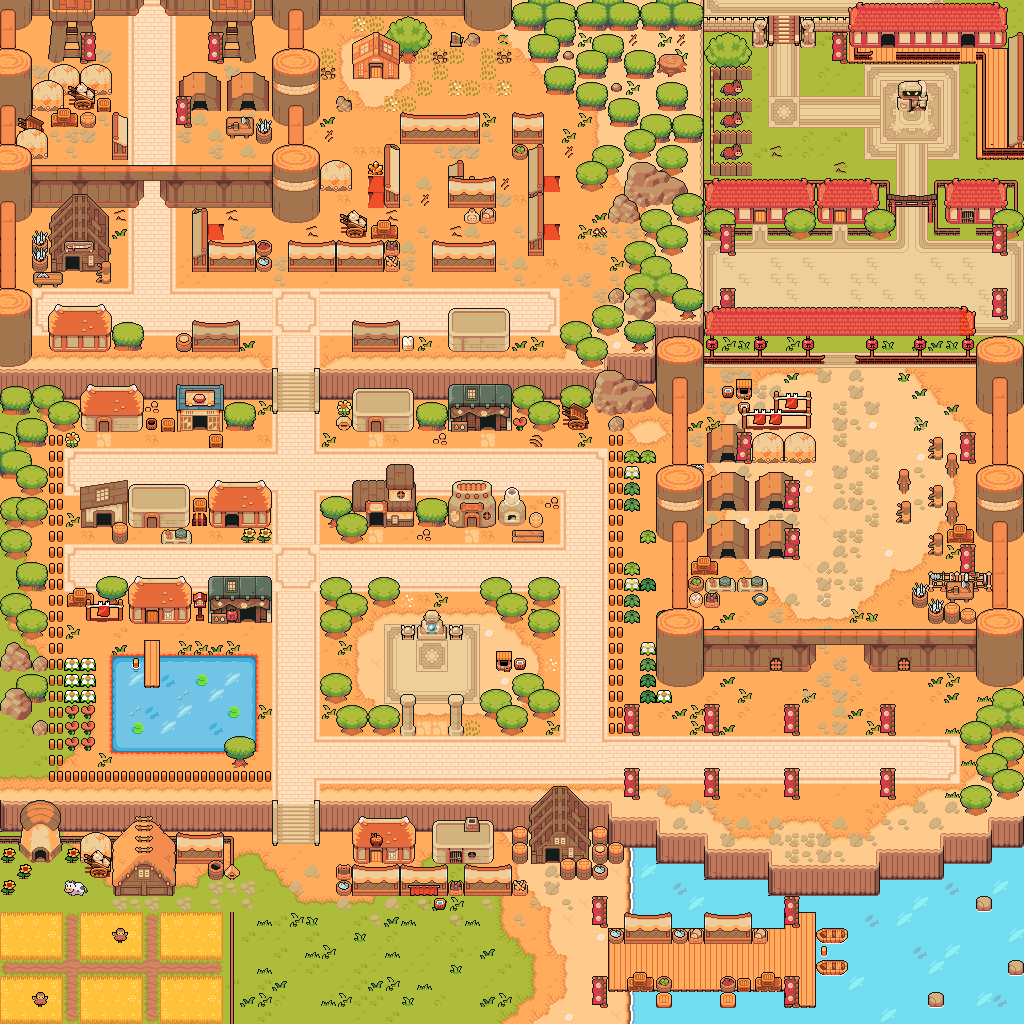

A 2D game scene composited from a Tiled map and its tileset images. What follows is a short description and the map's XML, with each tile layer's data collapsed to a summary:
An orthogonal 64x64 tile map with 16x16 px tiles, 9 tile layers (Base, Floor, Wall1, Decor, ...), 15 tilesets and 640 objects (34x REDNINJA, 18x GRASS, 9x REDFIGHTER, 7x REDSAMURAI, 4x REDNINJA2, ...).

<map version="1.10" tiledversion="1.10.2" orientation="orthogonal" renderorder="right-down" width="64" height="64" tilewidth="16" tileheight="16" infinite="0" nextlayerid="21" nextobjectid="686">
 <tileset firstgid="1" name="House" tilewidth="16" tileheight="16" tilecount="759" columns="33">
  <image source="../Backgrounds/Tilesets/TilesetHouse.png" width="528" height="368" />
 </tileset>
 <tileset firstgid="760" name="Nature" tilewidth="16" tileheight="16" tilecount="504" columns="24">
  <image source="../Backgrounds/Tilesets/TilesetNature.png" width="384" height="336" />
 </tileset>
 <tileset firstgid="1264" name="Relief" tilewidth="16" tileheight="16" tilecount="240" columns="20">
  <image source="../Backgrounds/Tilesets/TilesetRelief.png" width="320" height="192" />
 </tileset>
 <tileset firstgid="1504" name="InteriorFloor" tilewidth="16" tileheight="16" tilecount="374" columns="22">
  <image source="../Backgrounds/Tilesets/Interior/TilesetInteriorFloor.png" width="352" height="272" />
 </tileset>
 <tileset firstgid="1878" name="Floor" tilewidth="16" tileheight="16" tilecount="572" columns="22">
  <image source="../Backgrounds/Tilesets/TilesetFloor.png" width="352" height="417" />
 </tileset>
 <tileset firstgid="2450" source="tileset.tsx" />
 <tileset firstgid="3570" name="MillPropeller_B_64x64" tilewidth="64" tileheight="64" tilecount="4" columns="4">
  <image source="../Backgrounds/Animated/MillPropeller/MillPropeller_B_64x64.png" width="256" height="64" />
  <tile id="0">
   <animation>
    <frame tileid="0" duration="250" />
    <frame tileid="1" duration="250" />
    <frame tileid="2" duration="250" />
    <frame tileid="3" duration="250" />
   </animation>
  </tile>
 </tileset>
 <tileset firstgid="3574" name="Water" tilewidth="16" tileheight="16" tilecount="476" columns="28">
  <image source="../Backgrounds/Tilesets/TilesetWater.png" width="448" height="272" />
 </tileset>
 <tileset firstgid="4050" name="VillageAbandoned" tilewidth="16" tileheight="16" tilecount="240" columns="20">
  <image source="../Backgrounds/Tilesets/TilesetVillageAbandoned.png" width="320" height="192" />
 </tileset>
 <tileset firstgid="4290" name="FloorDetail" tilewidth="16" tileheight="16" tilecount="80" columns="16">
  <image source="../Backgrounds/Tilesets/TilesetFloorDetail.png" width="256" height="80" />
 </tileset>
 <tileset firstgid="4370" source="Horse.tsx" />
 <tileset firstgid="4372" name="Field" tilewidth="16" tileheight="16" tilecount="75" columns="5">
  <image source="../Backgrounds/Tilesets/TilesetField.png" width="80" height="240" />
 </tileset>
 <tileset firstgid="4447" source="Floor.tsx" />
 <tileset firstgid="5019" source="Cow.tsx" />
 <tileset firstgid="5021" name="Princess" tilewidth="16" tileheight="16" tilecount="28" columns="4">
  <image source="../Actor/Characters/Princess/SpriteSheet.png" width="64" height="112" />
 </tileset>
 <layer id="1" name="Base" width="64" height="64">
  <data>[4096 cells, 4093 non-empty, 120 distinct tile ids]</data>
 </layer>
 <layer id="4" name="Floor" width="64" height="64">
  <data>[4096 cells, 849 non-empty, 166 distinct tile ids]</data>
 </layer>
 <layer id="3" name="Wall1" width="64" height="64">
  <data>[4096 cells, 643 non-empty, 178 distinct tile ids]</data>
 </layer>
 <layer id="8" name="Decor" width="64" height="64">
  <data>[4096 cells, 308 non-empty, 136 distinct tile ids]</data>
 </layer>
 <layer id="10" name="Wall2" width="64" height="64">
  <data>[4096 cells, 159 non-empty, 77 distinct tile ids]</data>
 </layer>
 <layer id="5" name="House1" width="64" height="64">
  <data>[4096 cells, 615 non-empty, 258 distinct tile ids]</data>
 </layer>
 <layer id="6" name="House2" width="64" height="64">
  <data>[4096 cells, 179 non-empty, 62 distinct tile ids]</data>
 </layer>
 <layer id="9" name="House3" width="64" height="64">
  <data>[4096 cells, 146 non-empty, 88 distinct tile ids]</data>
 </layer>
 <layer id="12" name="Wall3" width="64" height="64">
  <data>[4096 cells, 65 non-empty, 44 distinct tile ids]</data>
 </layer>
 <objectgroup id="15" name="playerStartPosition">
  <object id="48" name="BEGIN_FOREST" x="153.167" y="49.1667">
   <point />
  </object>
 </objectgroup>
 <objectgroup id="19" name="npc" visible="0">
  <object id="515" type="BOY" x="135" y="650.667">
   <point />
  </object>
  <object id="516" name="CHILD" x="375" y="909.333">
   <point />
  </object>
  <object id="517" name="INSPECTOR" x="601.5" y="253">
   <point />
  </object>
  <object id="518" name="PRINCESS" x="823" y="854.5">
   <point />
  </object>
  <object id="520" name="OLDMAN3" x="776" y="944">
   <point />
  </object>
  <object id="521" name="OLDMAN" x="205" y="543.5">
   <point />
  </object>
  <object id="522" name="OLDMAN2" x="247.5" y="238.5">
   <point />
  </object>
  <object id="524" name="OLDWOMAN" x="375" y="207">
   <point />
  </object>
  <object id="525" name="WOMAN" x="553" y="190.5">
   <point />
  </object>
  <object id="526" name="VILLAGER3" x="408" y="190.5">
   <point />
  </object>
  <object id="527" name="VILLAGER" x="439.5" y="158.5">
   <point />
  </object>
  <object id="528" name="VILLAGER2" x="440.5" y="544.5">
   <point />
  </object>
  <object id="529" name="VILLAGER4" x="119.5" y="447.5">
   <point />
  </object>
  <object id="530" name="GREENCAMOUFLAGE" x="72" y="991.5">
   <point />
  </object>
  <object id="531" x="183.5" y="975">
   <point />
  </object>
  <object id="532" name="GREENMAN" x="184" y="887.5">
   <point />
  </object>
 </objectgroup>
 <objectgroup id="11" name="gameObjects">
  <object id="2" gid="2573" x="48" y="144" width="16" height="16" />
  <object id="19" name="CHEST" gid="2573" x="208" y="768" width="16" height="16" />
  <object id="20" name="CHEST" gid="2573" x="640" y="432" width="16" height="16" />
  <object id="23" name="GRASS" gid="2687" x="640" y="480" width="16" height="16" />
  <object id="24" name="GRASS" gid="2716" x="640" y="496" width="16" height="16" />
  <object id="25" name="GRASS" gid="2715" x="640" y="512" width="16" height="16" />
  <object id="26" name="GRASS" gid="2715" x="624" y="528" width="16" height="16" />
  <object id="27" name="GRASS" gid="2715" x="640" y="576" width="16" height="16" />
  <object id="28" name="GRASS" gid="2716" x="656" y="576" width="16" height="16" />
  <object id="29" name="GRASS" gid="2687" x="640" y="528" width="16" height="16" />
  <object id="30" name="GRASS" gid="2687" x="624" y="544" width="16" height="16" />
  <object id="31" name="GRASS" gid="2687" x="656" y="560" width="16" height="16" />
  <object id="32" name="GRASS" gid="2687" x="640" y="560" width="16" height="16" />
  <object id="33" name="GRASS" gid="2716" x="624" y="560" width="16" height="16" />
  <object id="34" name="GRASS" gid="2687" x="656" y="592" width="16" height="16" />
  <object id="35" name="GRASS" gid="2687" x="640" y="608" width="16" height="16" />
  <object id="36" name="GRASS" gid="2687" x="640" y="640" width="16" height="16" />
  <object id="37" name="GRASS" gid="2715" x="624" y="640" width="16" height="16" />
  <object id="38" name="GRASS" gid="2715" x="624" y="656" width="16" height="16" />
  <object id="39" name="GRASS" gid="2687" x="624" y="672" width="16" height="16" />
  <object id="40" gid="2715" x="624" y="688" width="16" height="16" />
  <object id="41" gid="2687" x="624" y="704" width="16" height="16" />
  <object id="42" name="GRASS" gid="2715" x="640" y="624" width="16" height="16" />
  </objectgroup>
 <objectgroup id="17" name="door">
  <!-- 3 objects omitted --></objectgroup>
 <objectgroup id="16" name="enemy">
  <!-- 61 objects omitted --></objectgroup>
 <objectgroup id="2" name="view">
  <!-- 1 objects omitted --></objectgroup>
 <objectgroup id="7" name="hide">
  <!-- 437 objects omitted --></objectgroup>
 <objectgroup id="18" name="collision">
  <!-- 96 objects omitted --></objectgroup>
</map>
<!-- 600 of 640 objects omitted -->
